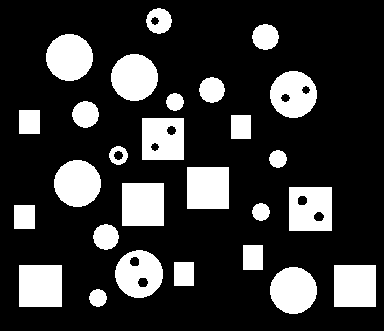
//> input picture blocks1.png, 384 x 331 px
$ ./main   (built with g++ and OpenCV 4)
//> lines starting //> are read from the running program, lines starting //| are printed output that depends on the picture; after the words box and inside, x2 and y2 are one past the last pixel; in counts of white or black regions, pixels touching at a corner belong together
//@uthor Jesus Daniel Neira Lara
#include<opencv2/core/core.hpp>
#include<opencv2/highgui/highgui.hpp>
#include<opencv2/imgproc/imgproc.hpp>

#include<iostream>
#include<conio.h>           // it may be necessary to change or remove this line if not using Windows
using namespace cv;
using namespace std;

Mat src, dst_fill;
int thresh = 100;
int R = 255;
int G = 0;
int B = 0;
int brl = 7;
int arc = 0;


void dtcRct(int,void*)
{
	vector<vector<Point>> contours;
	vector<vector<Point>> contours_hollow;
	vector<Vec4i> hierarchy;
	vector<Vec4i> hierarchy_hollow;
	Scalar color = CV_RGB(R, G, B);
	Canny(src, dst_fill, thresh, thresh * 2);
	findContours(dst_fill, contours, hierarchy, CV_RETR_EXTERNAL, CV_CHAIN_APPROX_SIMPLE, Point(0, 0)); // Buscar contornos de la imagen
	findContours(dst_fill, contours_hollow, hierarchy_hollow, CV_RETR_TREE, CV_CHAIN_APPROX_SIMPLE, Point(0, 0)); // Buscar contornos de la imagen
	Mat fill = Mat::zeros(dst_fill.size(), CV_8UC3); // Crear Mat donde iran los contornos a dibujar
	Mat hollow = Mat::zeros(dst_fill.size(), CV_8UC3); // Crear Mat donde iran los contornos a dibujar con huecos
	Mat ccl = Mat::zeros(dst_fill.size(), CV_8UC3); // Crear Mat donde iran los Circulos
	Mat rct = Mat::zeros(dst_fill.size(), CV_8UC3); // Crear Mat donde iran los Rectangulos
	Mat area = Mat::zeros(dst_fill.size(), CV_8UC3);
	///------------ Dibujar los contornos de la imagen
	for (size_t j = 0; j < contours_hollow.size(); j++)
	{
		if (arcLength(contours_hollow[j], false) >= 20.0 && arcLength(contours_hollow[j], false) <= 40.0)
		{
			drawContours(hollow, contours_hollow, (int)j, color, 1, 8, hierarchy_hollow, 0, Point());
		}
		else if (hierarchy_hollow[j][2] == -1)
		{
			drawContours(area, contours_hollow, (int)j, color, 2, 8, hierarchy_hollow, 0, Point());
		}
	}
	for (size_t i = 0; i < contours.size(); i++)
	{
		drawContours(fill, contours, (int)i, color, 1, 8, hierarchy, 0, Point());
		if (contours[i].size() <= brl)
		{
			drawContours(rct, contours, (int)i, color, 1, 8, hierarchy, 0, Point());
		}
		else if(contours[i].size() > brl)
		{
			drawContours(ccl, contours, (int)i, color, 1, 8, hierarchy, 0, Point());
		}
	}
	///--------Separar los huecos------------
	hollow = hollow - fill;
	area = fill - area;
	///--------------------------
	///--------Binarisar la imagenes
	cvtColor(area, area, CV_BGR2GRAY);

	threshold(area, area, 30, 255.0, CV_THRESH_BINARY);
	///--------------------------------------
	///--------Sacar contornos nuevos
	vector<vector<Point>> contCircle;
	vector<vector<Point>> contRect;
	vector<vector<Point>> contArea;
	vector<vector<Point>> circlecont;
	vector<vector<Point>> rectcont;
	vector<vector<Point>> holdElem;

	Mat nar = Mat::zeros(dst_fill.size(), CV_8UC3);
	Mat hcdr = Mat::zeros(dst_fill.size(), CV_8UC3);
	Mat hcrl = Mat::zeros(dst_fill.size(), CV_8UC3);

	findContours(area, contArea, hierarchy_hollow, CV_RETR_EXTERNAL, CV_CHAIN_APPROX_SIMPLE, Point(0, 0));

	///----------Separa los cuadrados con huecos y los circulos
	for (size_t i = 0; i < contArea.size(); i++)
	{
		if (arcLength(contArea[i],false) > 100.0)
		{
			drawContours(nar, contArea, (int)i, color, 1, 8, hierarchy, 0, Point());
			if (contArea[i].size() <= 7)
			{
				drawContours(hcdr, contArea, (int)i, color, 1, 8, hierarchy, 0, Point());
			}
			else
			{
				drawContours(hcrl, contArea, (int)i, color, 2, 8, hierarchy, 0, Point());
			}
		}
		else
		{
			drawContours(hcrl, contArea, (int)i, color, 2, 8, hierarchy, 0, Point());
		}
	}

	hcrl = ccl - hcrl;
	///-----------------------------------
	///-----------Binarisar las imagenes
	cvtColor(ccl, ccl, CV_BGR2GRAY);
	cvtColor(rct, rct, CV_BGR2GRAY);
	cvtColor(hollow, hollow, CV_BGR2GRAY);
	cvtColor(hcrl, hcrl, CV_BGR2GRAY);
	cvtColor(hcdr, hcdr, CV_BGR2GRAY);
	cvtColor(nar, nar, CV_BGR2GRAY);

	threshold(ccl, ccl, 30, 255.0, CV_THRESH_BINARY);
	threshold(rct, rct, 30, 255.0, CV_THRESH_BINARY);
	threshold(hollow, hollow, 30, 255.0, CV_THRESH_BINARY);
	threshold(hcrl, hcrl, 30, 255.0, CV_THRESH_BINARY);
	threshold(hcdr, hcdr, 30, 255.0, CV_THRESH_BINARY);
	threshold(nar, nar, 30, 255.0, CV_THRESH_BINARY);
	///-------------Sacar contornos----------------
	findContours(ccl, contCircle, hierarchy, CV_RETR_EXTERNAL, CV_CHAIN_APPROX_SIMPLE, Point(0, 0));
	findContours(rct, contRect, hierarchy, CV_RETR_EXTERNAL, CV_CHAIN_APPROX_SIMPLE, Point(0, 0));
	findContours(hollow, contours_hollow, hierarchy, CV_RETR_EXTERNAL, CV_CHAIN_APPROX_SIMPLE, Point(0, 0));
	findContours(hcrl, circlecont, hierarchy, CV_RETR_EXTERNAL, CV_CHAIN_APPROX_SIMPLE, Point(0, 0));
	findContours(hcdr, rectcont, hierarchy, CV_RETR_EXTERNAL, CV_CHAIN_APPROX_SIMPLE, Point(0, 0));
	findContours(nar, holdElem, hierarchy, CV_RETR_EXTERNAL, CV_CHAIN_APPROX_SIMPLE, Point(0, 0));
	///--------Mostrar las cantidad de elementos en las imagenes y las imagenes
	cout << "Resultados: " << endl;
	cout << "A.Total de Elementos: " << contours.size() << endl;
	cout << "B.Huecos: " << contours_hollow.size() << endl;
	cout << "C.Elemetnos con dos huecos: " << holdElem.size() << endl;
	cout << "D.Rectangulos: " << contRect.size() << endl;
	cout << "E.Rectangulos con Huecos: " << rectcont.size() << endl;
	cout << "F.Circulos sin huecos: " << circlecont.size() << endl;

	imshow("Contornos", fill);
	imshow("Huecos", hollow);
	imshow("Elementos con Huecos", area);
	imshow("Elementos con dos Huecos", nar);
	imshow("Cuadrados con dos huecos", hcdr);
	imshow("Circulos sin huecos", hcrl);
	imshow("Circulos",ccl);
	imshow("Rectangulos", rct);
}

int main()
{
	src = imread("blocks1.png", IMREAD_GRAYSCALE);
//> src: 331 rows x 384 cols, CV_8UC1; 21.3% white; 27 white regions, largest, box (x1, y1, x2, y2) and area: (122, 183, 164, 226) 1806, (19, 265, 62, 307) 1806, (187, 167, 229, 209) 1764
	namedWindow("Original",WINDOW_AUTOSIZE);
	namedWindow("Contours", WINDOW_AUTOSIZE);
	namedWindow("Circulos", WINDOW_AUTOSIZE);
	namedWindow("Rectangulos", WINDOW_AUTOSIZE);
	namedWindow("Huecos", WINDOW_AUTOSIZE);
	imshow("Original",src);


	createTrackbar("Red", "Contours",&R,255,dtcRct);
	createTrackbar("Green", "Contours", &G, 255, dtcRct);
	createTrackbar("Blue", "Contours", &B, 255, dtcRct);
	dtcRct(0, 0);
//> in dtcRct, `Canny(src, dst_fill, thresh, thresh * 2);`:
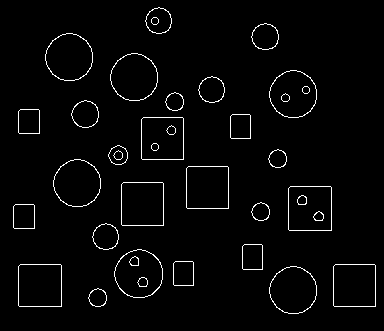
//> dst_fill: 331 rows x 384 cols, CV_8UC1; 2.6% white in thin lines or dots, all inside (x1, y1, x2, y2) = (13, 7, 376, 314)
//> in dtcRct, `findContours(dst_fill, contours, hierarchy, CV_RETR_EXTERNAL, CV_CHAIN..`: contours = 27 contours; largest, box (x1, y1, x2, y2) and area: (288, 186, 332, 231) 1889, (18, 264, 62, 307) 1803, (121, 182, 164, 226) 1803, (114, 249, 163, 298) 1802, (333, 264, 376, 307) 1761
//> in dtcRct, `findContours(dst_fill, contours_hollow, hierarchy_hollow, CV_RETR_TREE..`: contours_hollow = 74 contours; largest, box (x1, y1, x2, y2) and area: (288, 186, 332, 231) 1889, (288, 186, 332, 231) 1888, (18, 264, 62, 307) 1803, (121, 182, 164, 226) 1803, (18, 264, 62, 307) 1802
//> the loop in dtcRct, `for (size_t j = 0; j < contours_hollow.size(); j++)` made 74 passes
//> the loop in dtcRct, `for (size_t i = 0; i < contours.size(); i++)` made 27 passes
//> in dtcRct, `area = fill - area;`: area: 331 rows x 384 cols, CV_8UC3; mean B, G, R 0, 0, 1.5
//> in dtcRct, `cvtColor(area, area, CV_BGR2GRAY);`: area: 331 rows x 384 cols, CV_8UC1; values 0 (black) and 76 (white), 0.58% white in thin lines or dots, all inside (x1, y1, x2, y2) = (108, 7, 332, 298)
//> in dtcRct, `threshold(area, area, 30, 255.0, CV_THRESH_BINARY);`:
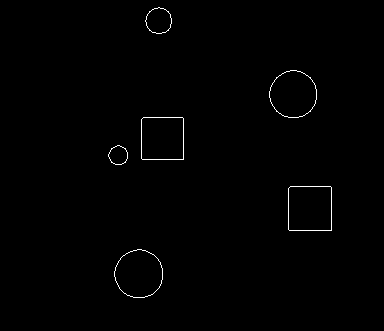
//> area: 331 rows x 384 cols, CV_8UC1; 0.58% white in thin lines or dots, all inside (x1, y1, x2, y2) = (108, 7, 332, 298)
//> in dtcRct, `findContours(area, contArea, hierarchy_hollow, CV_RETR_EXTERNAL, CV_CH..`: contArea = 6 contours; box (x1, y1, x2, y2) and area: (288, 186, 332, 231) 1889, (114, 249, 163, 298) 1802, (141, 117, 184, 160) 1761, (269, 70, 317, 118) 1730, (145, 7, 172, 34) 517, (108, 145, 128, 165) 274
//> the loop in dtcRct, `for (size_t i = 0; i < contArea.size(); i++)` made 6 passes
//> in dtcRct, `hcrl = ccl - hcrl;`: hcrl: 331 rows x 384 cols, CV_8UC3; mean B, G, R 0, 0, 2.1
//> in dtcRct, `cvtColor(ccl, ccl, CV_BGR2GRAY);`: ccl: 331 rows x 384 cols, CV_8UC1; values 0 (black) and 76 (white), 1.2% white in thin lines or dots, all inside (x1, y1, x2, y2) = (45, 7, 317, 314)
//> in dtcRct, `cvtColor(rct, rct, CV_BGR2GRAY);`: rct: 331 rows x 384 cols, CV_8UC1; values 0 (black) and 76 (white), 1.1% white in thin lines or dots, all inside (x1, y1, x2, y2) = (13, 109, 376, 307)
//> in dtcRct, `cvtColor(hollow, hollow, CV_BGR2GRAY);`: hollow: 331 rows x 384 cols, CV_8UC1; values 0 (black) and 76 (white), 0.2% white in thin lines or dots, all inside (x1, y1, x2, y2) = (113, 17, 324, 287)
//> in dtcRct, `cvtColor(hcrl, hcrl, CV_BGR2GRAY);`: hcrl: 331 rows x 384 cols, CV_8UC1; values 0 (black) and 76 (white), 0.83% white in thin lines or dots, all inside (x1, y1, x2, y2) = (45, 23, 317, 314)
//> in dtcRct, `cvtColor(hcdr, hcdr, CV_BGR2GRAY);`: hcdr: 331 rows x 384 cols, CV_8UC1; values 0 (black) and 76 (white), 0.26% white in thin lines or dots, all inside (x1, y1, x2, y2) = (141, 117, 332, 231)
//> in dtcRct, `cvtColor(nar, nar, CV_BGR2GRAY);`: nar: 331 rows x 384 cols, CV_8UC1; values 0 (black) and 76 (white), 0.48% white in thin lines or dots, all inside (x1, y1, x2, y2) = (114, 70, 332, 298)
//> in dtcRct, `threshold(ccl, ccl, 30, 255.0, CV_THRESH_BINARY);`:
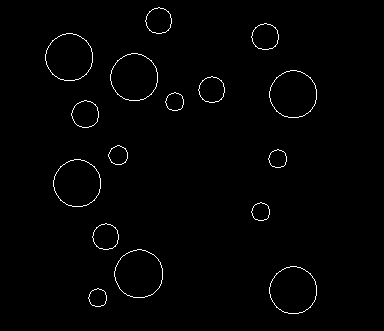
//> ccl: 331 rows x 384 cols, CV_8UC1; 1.2% white in thin lines or dots, all inside (x1, y1, x2, y2) = (45, 7, 317, 314)
//> in dtcRct, `threshold(rct, rct, 30, 255.0, CV_THRESH_BINARY);`:
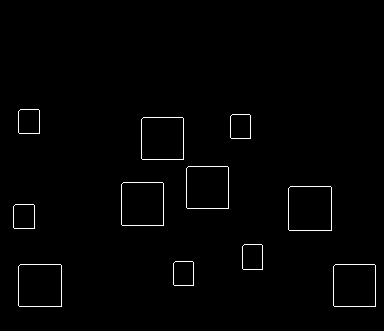
//> rct: 331 rows x 384 cols, CV_8UC1; 1.1% white in thin lines or dots, all inside (x1, y1, x2, y2) = (13, 109, 376, 307)
//> in dtcRct, `threshold(hollow, hollow, 30, 255.0, CV_THRESH_BINARY);`:
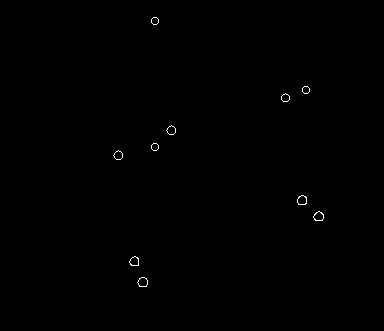
//> hollow: 331 rows x 384 cols, CV_8UC1; 0.2% white in thin lines or dots, all inside (x1, y1, x2, y2) = (113, 17, 324, 287)
//> in dtcRct, `threshold(hcrl, hcrl, 30, 255.0, CV_THRESH_BINARY);`:
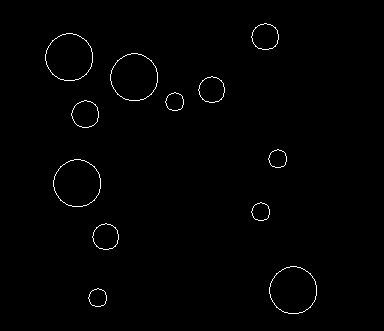
//> hcrl: 331 rows x 384 cols, CV_8UC1; 0.83% white in thin lines or dots, all inside (x1, y1, x2, y2) = (45, 23, 317, 314)
//> in dtcRct, `threshold(nar, nar, 30, 255.0, CV_THRESH_BINARY);`:
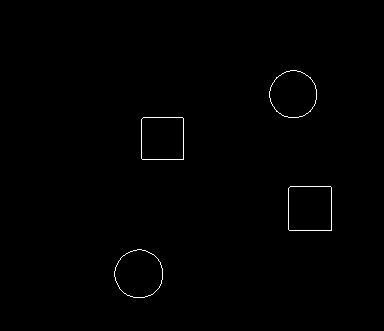
//> nar: 331 rows x 384 cols, CV_8UC1; 0.48% white in thin lines or dots, all inside (x1, y1, x2, y2) = (114, 70, 332, 298)
//> in dtcRct, `findContours(ccl, contCircle, hierarchy, CV_RETR_EXTERNAL, CV_CHAIN_AP..`: contCircle = 16 contours; largest, box (x1, y1, x2, y2) and area: (114, 249, 163, 298) 1802, (269, 266, 317, 314) 1730, (53, 159, 101, 207) 1730, (269, 70, 317, 118) 1730, (110, 53, 158, 101) 1730
//> in dtcRct, `findContours(rct, contRect, hierarchy, CV_RETR_EXTERNAL, CV_CHAIN_APPR..`: contRect = 11 contours; largest, box (x1, y1, x2, y2) and area: (288, 186, 332, 231) 1889, (18, 264, 62, 307) 1803, (121, 182, 164, 226) 1803, (333, 264, 376, 307) 1761, (186, 166, 229, 209) 1761
//> in dtcRct, `findContours(hollow, contours_hollow, hierarchy, CV_RETR_EXTERNAL, CV_..`: contours_hollow = 10 contours; largest, box (x1, y1, x2, y2) and area: (137, 277, 148, 287) 71, (313, 211, 324, 221) 70, (297, 195, 307, 205) 70, (129, 256, 139, 266) 65, (113, 150, 123, 160) 58
//> in dtcRct, `findContours(hcrl, circlecont, hierarchy, CV_RETR_EXTERNAL, CV_CHAIN_A..`: circlecont = 12 contours; largest, box (x1, y1, x2, y2) and area: (269, 266, 317, 314) 1730, (53, 159, 101, 207) 1730, (110, 53, 158, 101) 1730, (45, 33, 93, 81) 1730, (71, 100, 99, 128) 560
//> in dtcRct, `findContours(hcdr, rectcont, hierarchy, CV_RETR_EXTERNAL, CV_CHAIN_APP..`: rectcont = 2 contours; box (x1, y1, x2, y2) and area: (288, 186, 332, 231) 1889, (141, 117, 184, 160) 1761
//> in dtcRct, `findContours(nar, holdElem, hierarchy, CV_RETR_EXTERNAL, CV_CHAIN_APPR..`: holdElem = 4 contours; box (x1, y1, x2, y2) and area: (288, 186, 332, 231) 1889, (114, 249, 163, 298) 1802, (141, 117, 184, 160) 1761, (269, 70, 317, 118) 1730
//| A.Total de Elementos: 27
//| B.Huecos: 10
//| C.Elemetnos con dos huecos: 4
//| D.Rectangulos: 11
//| E.Rectangulos con Huecos: 2
//| F.Circulos sin huecos: 12

	waitKey();
	return 0;
}
